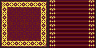

A 2D game scene composited from a Tiled map and its tileset images. What follows is a short description and the map's XML, with every tile layer's data as written:
An orthogonal 6x3 tile map with 16x16 px tiles, 1 tile layer (Vrstva dlaždic 1), 2 tilesets.

<map version="1.0" tiledversion="1.1.6" orientation="orthogonal" renderorder="right-down" width="6" height="3" tilewidth="16" tileheight="16" infinite="0" nextobjectid="1">
 <tileset firstgid="1" name="map9_skola2p" tilewidth="16" tileheight="16" tilecount="1204" columns="43">
  <image source="map9_skola2p.png" width="688" height="448" />
 </tileset>
 <tileset firstgid="1205" name="flag-orange" tilewidth="16" tileheight="16" tilecount="2" columns="1">
  <image source="flag-orange.png" width="16" height="32" />
 </tileset>
 <layer name="Vrstva dlaždic 1" width="6" height="3">
  <data encoding="csv">
609,610,624,357,358,359,
652,653,667,400,401,402,
695,696,710,443,444,445
</data>
 </layer>
</map>
